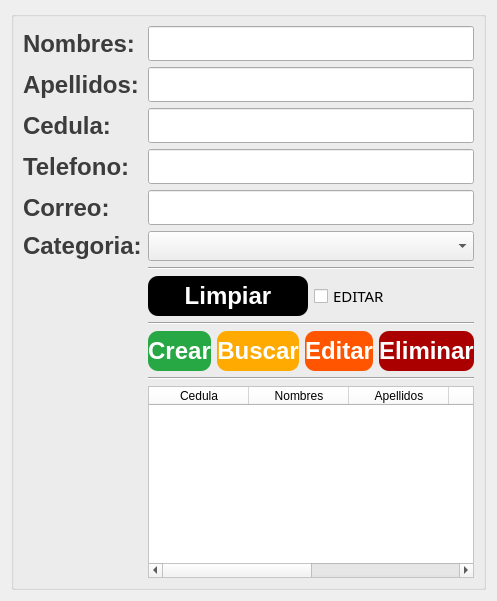
                   <widget class="QWidget" name="pg_Usuarios">
                    <layout class="QVBoxLayout" name="verticalLayout_22">
                     <item>
                      <layout class="QVBoxLayout" name="verticalLayout_20">
                       <item>
                        <layout class="QGridLayout" name="gridLayout_5">
                         <item row="0" column="0">
                          <widget class="QGroupBox" name="formGroupBox_3">
                           <property name="styleSheet">
                            <string notr="true">QLabel
{
    color: rgb(60, 60, 60);
	font: bold 24px;
}


QPushButton{
font: bold 24px;
color: rgb(255, 255, 255);
background-color: rgb(40, 167, 69);
border-top-left-radius: 10px;
border-bottom-left-radius: 10px;
border-bottom-right-radius: 10px;
border-top-right-radius: 10px;
}


QPushButton:hover{
background-color: rgb(170, 170, 170);
border-top-left-radius: 10px;
border-bottom-left-radius: 10px;
border-bottom-right-radius: 10px;
border-top-right-radius: 10px;
color:rgb(35, 35, 35);
}

</string>
                           </property>
                           <property name="title">
                            <string/>
                           </property>
                           <layout class="QGridLayout" name="gridLayout_3">
                            <item row="0" column="0">
                             <widget class="QLabel" name="label_18">
                              <property name="text">
                               <string>Nombres:</string>
                              </property>
                              <property name="alignment">
                               <set>Qt::AlignLeading|Qt::AlignLeft|Qt::AlignVCenter</set>
                              </property>
                              <property name="openExternalLinks">
                               <bool>false</bool>
                              </property>
                             </widget>
                            </item>
                            <item row="0" column="1">
                             <widget class="QLineEdit" name="txt_nombre_usuario">
                              <property name="font">
                               <font>
                                <family>Arial Rounded MT Bold</family>
                                <pointsize>14</pointsize>
                               </font>
                              </property>
                             </widget>
                            </item>
                            <item row="1" column="0">
                             <widget class="QLabel" name="label_16">
                              <property name="text">
                               <string>Apellidos:</string>
                              </property>
                              <property name="alignment">
                               <set>Qt::AlignLeading|Qt::AlignLeft|Qt::AlignVCenter</set>
                              </property>
                              <property name="openExternalLinks">
                               <bool>false</bool>
                              </property>
                             </widget>
                            </item>
                            <item row="1" column="1">
                             <widget class="QLineEdit" name="txt_apellido_usuario">
                              <property name="font">
                               <font>
                                <family>Arial Rounded MT Bold</family>
                                <pointsize>14</pointsize>
                               </font>
                              </property>
                             </widget>
                            </item>
                            <item row="2" column="0">
                             <widget class="QLabel" name="label_19">
                              <property name="text">
                               <string>Cedula:</string>
                              </property>
                              <property name="alignment">
                               <set>Qt::AlignLeading|Qt::AlignLeft|Qt::AlignVCenter</set>
                              </property>
                              <property name="openExternalLinks">
                               <bool>false</bool>
                              </property>
                             </widget>
                            </item>
                            <item row="2" column="1">
                             <widget class="QLineEdit" name="txt_cedula_usuario">
                              <property name="font">
                               <font>
                                <family>Arial Rounded MT Bold</family>
                                <pointsize>14</pointsize>
                               </font>
                              </property>
                             </widget>
                            </item>
                            <item row="3" column="0">
                             <widget class="QLabel" name="label_13">
                              <property name="text">
                               <string>Telefono:</string>
                              </property>
                              <property name="alignment">
                               <set>Qt::AlignLeading|Qt::AlignLeft|Qt::AlignVCenter</set>
                              </property>
                              <property name="openExternalLinks">
                               <bool>false</bool>
                              </property>
                             </widget>
                            </item>
                            <item row="3" column="1">
                             <widget class="QLineEdit" name="txt_telefono_usuarios">
                              <property name="font">
                               <font>
                                <family>Arial Rounded MT Bold</family>
                                <pointsize>14</pointsize>
                               </font>
                              </property>
                             </widget>
                            </item>
                            <item row="4" column="0">
                             <widget class="QLabel" name="label_20">
                              <property name="text">
                               <string>Correo:</string>
                              </property>
                              <property name="alignment">
                               <set>Qt::AlignLeading|Qt::AlignLeft|Qt::AlignVCenter</set>
                              </property>
                              <property name="openExternalLinks">
                               <bool>false</bool>
                              </property>
                             </widget>
                            </item>
                            <item row="4" column="1">
                             <widget class="QLineEdit" name="txt_correo_usuario">
                              <property name="font">
                               <font>
                                <family>Arial Rounded MT Bold</family>
                                <pointsize>14</pointsize>
                               </font>
                              </property>
                             </widget>
                            </item>
                            <item row="5" column="0">
                             <widget class="QLabel" name="label_21">
                              <property name="text">
                               <string>Categoria:</string>
                              </property>
                              <property name="alignment">
                               <set>Qt::AlignLeading|Qt::AlignLeft|Qt::AlignVCenter</set>
                              </property>
                              <property name="openExternalLinks">
                               <bool>false</bool>
                              </property>
                             </widget>
                            </item>
                            <item row="5" column="1">
                             <widget class="QComboBox" name="cbx_categoria_usuario">
                              <property name="minimumSize">
                               <size>
                                <width>0</width>
                                <height>30</height>
                               </size>
                              </property>
                             </widget>
                            </item>
                            <item row="6" column="1">
                             <widget class="Line" name="line_10">
                              <property name="orientation">
                               <enum>Qt::Horizontal</enum>
                              </property>
                             </widget>
                            </item>
                            <item row="7" column="1">
                             <layout class="QHBoxLayout" name="horizontalLayout_2">
                              <item>
                               <widget class="QPushButton" name="btn_limpiar_usuario">
                                <property name="minimumSize">
                                 <size>
                                  <width>0</width>
                                  <height>40</height>
                                 </size>
                                </property>
                                <property name="styleSheet">
                                 <string notr="true">background-color: rgb(0, 0, 0);</string>
                                </property>
                                <property name="text">
                                 <string>Limpiar</string>
                                </property>
                               </widget>
                              </item>
                              <item>
                               <widget class="QCheckBox" name="ckb_editar_usuario">
                                <property name="font">
                                 <font>
                                  <family>Arial Rounded MT Bold</family>
                                  <pointsize>11</pointsize>
                                 </font>
                                </property>
                                <property name="text">
                                 <string>EDITAR</string>
                                </property>
                                <property name="tristate">
                                 <bool>false</bool>
                                </property>
                               </widget>
                              </item>
                             </layout>
                            </item>
                            <item row="8" column="1">
                             <widget class="Line" name="line_5">
                              <property name="orientation">
                               <enum>Qt::Horizontal</enum>
                              </property>
                             </widget>
                            </item>
                            <item row="9" column="1">
                             <layout class="QHBoxLayout" name="horizontalLayout_21">
                              <item>
                               <widget class="QPushButton" name="btn_crear_usuario">
                                <property name="minimumSize">
                                 <size>
                                  <width>0</width>
                                  <height>40</height>
                                 </size>
                                </property>
                                <property name="text">
                                 <string>Crear</string>
                                </property>
                               </widget>
                              </item>
                              <item>
                               <widget class="QPushButton" name="btn_buscar_usuario">
                                <property name="minimumSize">
                                 <size>
                                  <width>30</width>
                                  <height>40</height>
                                 </size>
                                </property>
                                <property name="styleSheet">
                                 <string notr="true">background-color: rgb(255, 170, 0);</string>
                                </property>
                                <property name="text">
                                 <string>Buscar</string>
                                </property>
                               </widget>
                              </item>
                              <item>
                               <widget class="QPushButton" name="btn_editar_usuario">
                                <property name="minimumSize">
                                 <size>
                                  <width>40</width>
                                  <height>40</height>
                                 </size>
                                </property>
                                <property name="styleSheet">
                                 <string notr="true">background-color: rgb(255, 85, 0);</string>
                                </property>
                                <property name="text">
                                 <string>Editar</string>
                                </property>
                               </widget>
                              </item>
                              <item>
                               <widget class="QPushButton" name="btn_eliminar_usuario">
                                <property name="minimumSize">
                                 <size>
                                  <width>30</width>
                                  <height>40</height>
                                 </size>
                                </property>
                                <property name="styleSheet">
                                 <string notr="true">background-color: rgb(170, 0, 0);</string>
                                </property>
                                <property name="text">
                                 <string>Eliminar</string>
                                </property>
                               </widget>
                              </item>
                             </layout>
                            </item>
                            <item row="10" column="1">
                             <widget class="Line" name="line_6">
                              <property name="orientation">
                               <enum>Qt::Horizontal</enum>
                              </property>
                             </widget>
                            </item>
                            <item row="11" column="1">
                             <widget class="QTableWidget" name="tbl_usuario">
                              <property name="styleSheet">
                               <string notr="true">background-color: rgb(255, 255, 255);</string>
                              </property>
                              <column>
                               <property name="text">
                                <string>Cedula</string>
                               </property>
                              </column>
                              <column>
                               <property name="text">
                                <string>Nombres</string>
                               </property>
                              </column>
                              <column>
                               <property name="text">
                                <string>Apellidos</string>
                               </property>
                              </column>
                              <column>
                               <property name="text">
                                <string>Telefono</string>
                               </property>
                              </column>
                              <column>
                               <property name="text">
                                <string>Correo</string>
                               </property>
                              </column>
                              <column>
                               <property name="text">
                                <string>Ingreso</string>
                               </property>
                              </column>
                             </widget>
                            </item>
                           </layout>
                          </widget>
                         </item>
                        </layout>
                       </item>
                      </layout>
                     </item>
                    </layout>
                   </widget>
